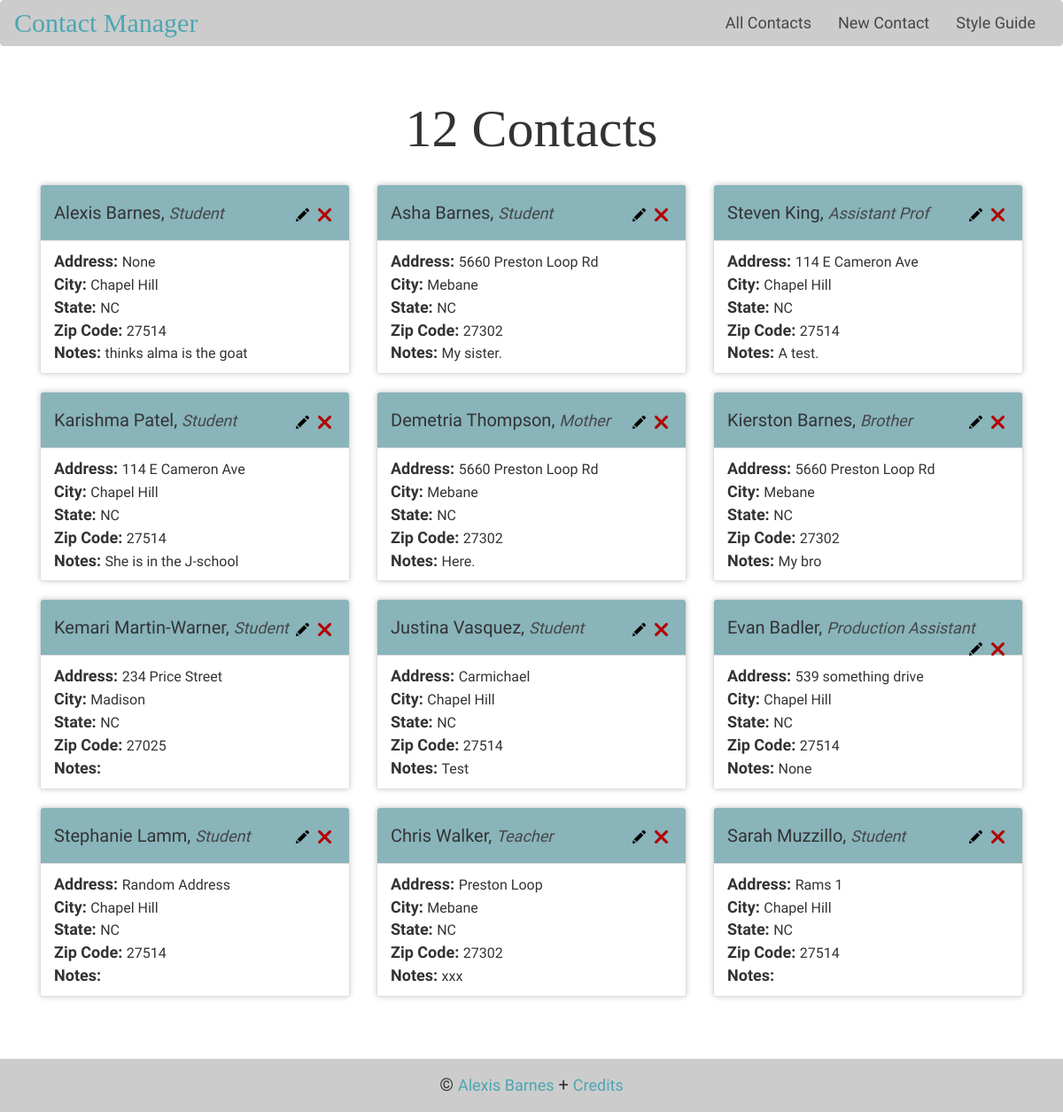
The page / on the database its author committed.
### tables this page shows
CREATE TABLE `contacts` (
  `id` int(11) NOT NULL,
  `first` varchar(200) NOT NULL,
  `last` varchar(200) NOT NULL,
  `title` varchar(200) NOT NULL,
  `address` varchar(200) NOT NULL,
  `city` varchar(200) NOT NULL,
  `state` varchar(2) NOT NULL,
  `zip` varchar(200) NOT NULL,
  `phone` varchar(200) NOT NULL,
  `notes` varchar(200) NOT NULL
);

### index.php (the view, shortened to what this page needs)
<?php
  include 'header.php';
  $sort = array_key_exists('sort', $_GET) ? $_GET['sort'] : null;
  if ($sort !== null) {
    $contacts = $db->query('SELECT * FROM contacts ORDER BY last' . $sort)->fetchAll(PDO::FETCH_ASSOC);
  } else {
    $contacts = $db->query('SELECT * FROM contacts')->fetchALL(PDO::FETCH_ASSOC);
  }
  $contacts = $db->query('SELECT * FROM contacts')->fetchAll(PDO::FETCH_ASSOC);
?>
<div class="col-xs-12 col-sm-12 col-md-12 col-lg-12 col-xl-12 main-page-h1">
  <h1><?= count($contacts); ?> Contacts</h1>
</div>
<?php foreach($contacts as $contact) : ?>
<div class="col-xs-12 col-sm-12 col-md-6 col-lg-4 col-xl-4">
<div class="panel panel-default">
  <div class="panel-heading">
    <div class="contact-name">
      <h5><?= $contact['first']; ?> <?=$contact['last']; ?>, <span class="text-muted"><?= $contact['title']; ?></span>
      <span class="icons"><a href="/edit.php?id=<?= $contact['id']; ?>"><img src="/imgs/pencil.png" alt="edit" class="edit-icon" /></a>
      <a href="/delete.php?id=<?= $contact['id']; ?>"><img src="/imgs/x.png" alt="delete" class="delete-icon" /></a></span></h5>
    </div>
  </div>
  <ul class="list-group">
    <li class="list-group-item">
        <span>
          <span class="panel-txt">Address:</span>
          <span class="contact-info"><?= $contact['address']; ?></span>
        </span><br>
        <span>
          <span class="panel-txt">City:</span>
          <span class="contact-info"><?= $contact['city']; ?></span>
        </span><br>
        <span>
          <span class="panel-txt">State:</span>
          <span class="contact-info"><?= $contact['state']; ?></span>
        </span><br>
        <span>
          <span class="panel-txt">Zip Code:</span>
          <span class="contact-info"><?= $contact['zip']; ?></span>
        </span><br>
        <span>
          <span class="panel-txt">Notes:</span>
          <span class="contact-info"><?= $contact['notes']; ?></span>
        </span>
    </li>
  </ul>
</div>
</div>
<?php endforeach; ?>
<?php include 'footer.php'; ?>

### header.php (shortened to what this page needs)
<!DOCTYPE html>
<html>
  <head>
    <link rel="stylesheet" href="https://maxcdn.bootstrapcdn.com/bootstrap/3.3.7/css/bootstrap.min.css">
    <link rel="stylesheet" href="/css/style.css">
  </head>
  <body>
    <nav class="navbar navbar-default">
      <div class="container-fluid">
        <div class="navbar-header">
          <a class="navbar-brand" href="/index.php">Contact Manager</a>
        </div>
        <div class="collapse navbar-collapse" id="bs-example-navbar-collapse-1">
          <ul class="nav navbar-nav navbar-right">
            <li><a href="/index.php">All Contacts</a></li>
            <li><a href="/new.php">New Contact</a></li>
            <li><a href="/style.php">Style Guide</a></li>
          </ul>
        </div>
      </div>
    </nav>
    <div class="container">
      <div class="row">
        <div class="col-xs-12 col-sm-12 col-md-12 col-lg-12">

### footer.php (shortened to what this page needs)
      </div>
    </div>
  </div>
  <div class="container-fluid no-padding">
    <footer>
      <p>&copy; <a href="http://www.alexisbarnes.com" target="_blank">Alexis Barnes</a> +
      <a href="credits.php">Credits</a>
      </p>
    </footer>
  </div>
  </body>
</html>

### css/style.css (style rules this page uses)
html { height: 100%; }
body { height: 100%; background-color: #FFF; font-family: 'Hind', sans-serif; }
h1 { text-align: center; font-family: 'Libre Baskerville', serif; font-size: 60px; }
.main-page-h1 { padding-bottom: 20px; }
h5 { font-size: 20px; }
p { font-size: 18px; margin-top: 10px; }
li { font-size: 18px; }
a { color: #4da6b2; font-size: 18px; }
.container { padding-top: 20px; min-height: 100%; }
.navbar-default { background-color: #CCCCCC; border-color: #CCCCCC; }
.navbar-default .navbar-nav>li>a { color: #474747; }
.navbar-default .navbar-brand { color: #4DA6B2; font-family: 'Libre Baskerville', serif; font-size: 30px; }
.text-muted { font-size: 18px !important; font-style: italic; color: #474747; }
.panel-default>.panel-heading { background-color: #88B4BA; }
.panel-default { box-shadow: 0px 0px 6px rgba(0, 0, 0, 0.2); }
.icons { float: right; }
.panel-txt { font-size: 18px; font-weight: bold; }
.contact-info { font-size: 16px; }
.edit-icon { height: 15px; }
.delete-icon { height: 15px; margin: 5px; }
footer { background-color: #CCCCCC; height: 60px; margin-top: 50px; }
.no-padding { padding: 0; }
footer p { text-align: center; padding-top: 15px; font-size: 20px; }

### rows shown on the page
contacts: first "Alexis", last "Barnes", title "Student", address "None", city "Chapel Hill", state "NC", zip "27514", notes "thinks alma is the goat"
contacts: first "Asha", last "Barnes", title "Student", address "5660 Preston Loop Rd", city "Mebane", state "NC", zip "27302", notes "My sister."
contacts: first "Steven", last "King", title "Assistant Prof", address "114 E Cameron Ave", city "Chapel Hill", state "NC", zip "27514", notes "A test."
contacts: first "Karishma", last "Patel", title "Student", address "114 E Cameron Ave", city "Chapel Hill", state "NC", zip "27514", notes "She is in the J-school"
contacts: first "Demetria", last "Thompson", title "Mother", address "5660 Preston Loop Rd", city "Mebane", state "NC", zip "27302", notes "Here."
contacts: first "Kierston", last "Barnes", title "Brother", address "5660 Preston Loop Rd", city "Mebane", state "NC", zip "27302", notes "My bro"
contacts: first "Kemari", last "Martin-Warner", title "Student", address "234 Price Street", city "Madison", state "NC", zip "27025"
contacts: first "Justina", last "Vasquez", title "Student", address "Carmichael", city "Chapel Hill", state "NC", zip "27514", notes "Test"
contacts: first "Evan", last "Badler", title "Production Assistant", address "539 something drive", city "Chapel Hill", state "NC", zip "27514", notes "None"
contacts: first "Stephanie", last "Lamm", title "Student", address "Random Address", city "Chapel Hill", state "NC", zip "27514"
contacts: first "Chris", last "Walker", title "Teacher", address "Preston Loop", city "Mebane", state "NC", zip "27302", notes "xxx"
contacts: first "Sarah", last "Muzzillo", title "Student", address "Rams 1", city "Chapel Hill", state "NC", zip "27514"

### other values the page prints
count($contacts) "12"
